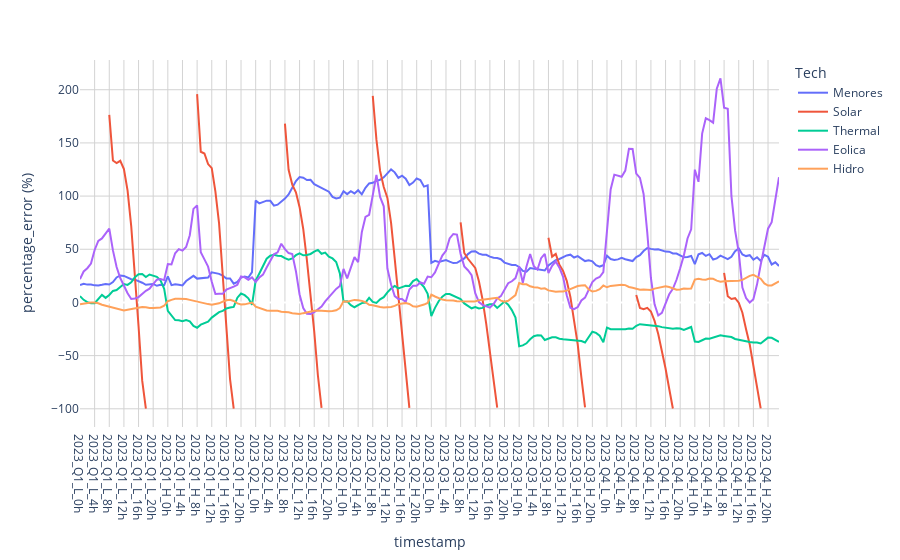

Notebook source saved alongside this figure:
### Markdown cell above
## 4. Calibration
### 4.1 Error by timestamp

### Code cell
# Align dataframes based on 'timestamp', 'Tech'
gen_res['DispatchGen_MW_xm'] = gen_res['DispatchGen_MW']
gen_disp['DispatchGen_MW_sw'] = gen_disp['DispatchGen_MW']
gen_compare = pd.merge(gen_res, gen_disp, on=['timestamp', 'Tech'])
# Calculate error percentage
gen_compare['percentage_error (%)'] = 100*((gen_compare['DispatchGen_MW_sw'] / gen_compare['DispatchGen_MW_xm']) - 1)
# Remove rows where 'type' contains '_0h' and 'tech' is 'solar'
hours = r'_19h|_20h|_21h|_22h|_23h|_0h|_1h|_2h|_3h|_4h|_5h|_6h|_7h'
condition = ((gen_compare['Tech'] == 'Solar') & (gen_compare['timestamp'].str.contains(hours)))
gen_compare.loc[condition, ['percentage_error (%)']] = np.nan
#print(gen_compare.head(5))
import plotly.express as px
fig = px.line(
    gen_compare,
    x='timestamp', y='percentage_error (%)', 
    color='Tech')
fig.update_layout(plot_bgcolor='white',xaxis=dict(gridcolor='lightgray'),yaxis=dict(gridcolor='lightgray'))
fig.show()

### Figure 1 — Plotly figure (JSON) as saved in the notebook; plotly's stock layout.template omitted (floating-point values rounded to 4 significant figures; data arrays with more than 128 entries replaced by an {"elided": "..."} marker saying what was removed)
{"data": [{"hovertemplate": "Tech=Menores<br>timestamp=%{x}<br>percentage_error (%)=%{y}<extra></extra>", "legendgroup": "Menores", "line": {"color": "#636efa", "dash": "solid"}, "marker": {"symbol": "circle"}, "mode": "lines", "name": "Menores", "orientation": "v", "showlegend": true, "type": "scatter", "x": {"elided": "192 str values"}, "xaxis": "x", "y": {"elided": "192 float values"}, "yaxis": "y"}, {"hovertemplate": "Tech=Solar<br>timestamp=%{x}<br>percentage_error (%)=%{y}<extra></extra>", "legendgroup": "Solar", "line": {"color": "#EF553B", "dash": "solid"}, "marker": {"symbol": "circle"}, "mode": "lines", "name": "Solar", "orientation": "v", "showlegend": true, "type": "scatter", "x": {"elided": "192 str values"}, "xaxis": "x", "y": {"elided": "192 float values"}, "yaxis": "y"}, {"hovertemplate": "Tech=Thermal<br>timestamp=%{x}<br>percentage_error (%)=%{y}<extra></extra>", "legendgroup": "Thermal", "line": {"color": "#00cc96", "dash": "solid"}, "marker": {"symbol": "circle"}, "mode": "lines", "name": "Thermal", "orientation": "v", "showlegend": true, "type": "scatter", "x": {"elided": "192 str values"}, "xaxis": "x", "y": {"elided": "192 float values"}, "yaxis": "y"}, {"hovertemplate": "Tech=Eolica<br>timestamp=%{x}<br>percentage_error (%)=%{y}<extra></extra>", "legendgroup": "Eolica", "line": {"color": "#ab63fa", "dash": "solid"}, "marker": {"symbol": "circle"}, "mode": "lines", "name": "Eolica", "orientation": "v", "showlegend": true, "type": "scatter", "x": {"elided": "192 str values"}, "xaxis": "x", "y": {"elided": "192 float values"}, "yaxis": "y"}, {"hovertemplate": "Tech=Hidro<br>timestamp=%{x}<br>percentage_error (%)=%{y}<extra></extra>", "legendgroup": "Hidro", "line": {"color": "#FFA15A", "dash": "solid"}, "marker": {"symbol": "circle"}, "mode": "lines", "name": "Hidro", "orientation": "v", "showlegend": true, "type": "scatter", "x": {"elided": "192 str values"}, "xaxis": "x", "y": {"elided": "192 float values"}, "yaxis": "y"}], "layout": {"legend": {"title": {"text": "Tech"}, "tracegroupgap": 0}, "margin": {"t": 60}, "plot_bgcolor": "white", "xaxis": {"anchor": "y", "domain": [0, 1], "gridcolor": "lightgray", "title": {"text": "timestamp"}}, "yaxis": {"anchor": "x", "domain": [0, 1], "gridcolor": "lightgray", "title": {"text": "percentage_error (%)"}}}}
